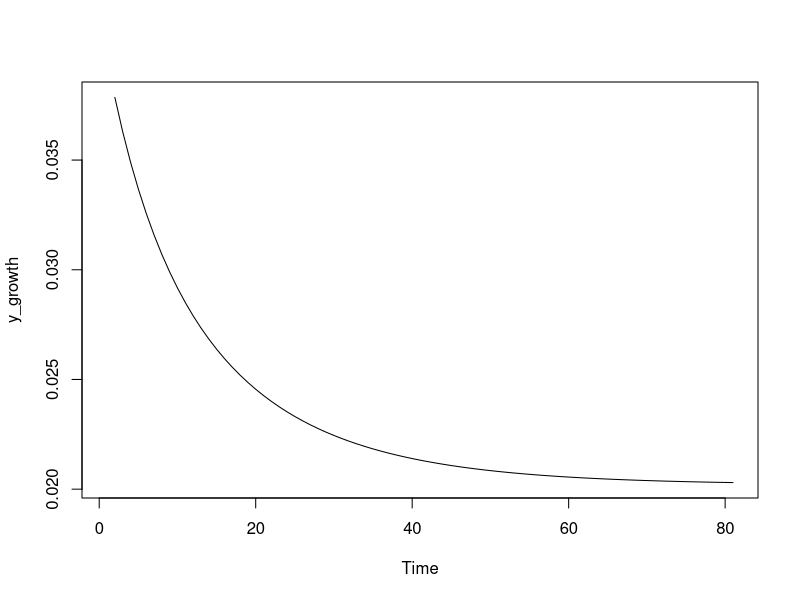
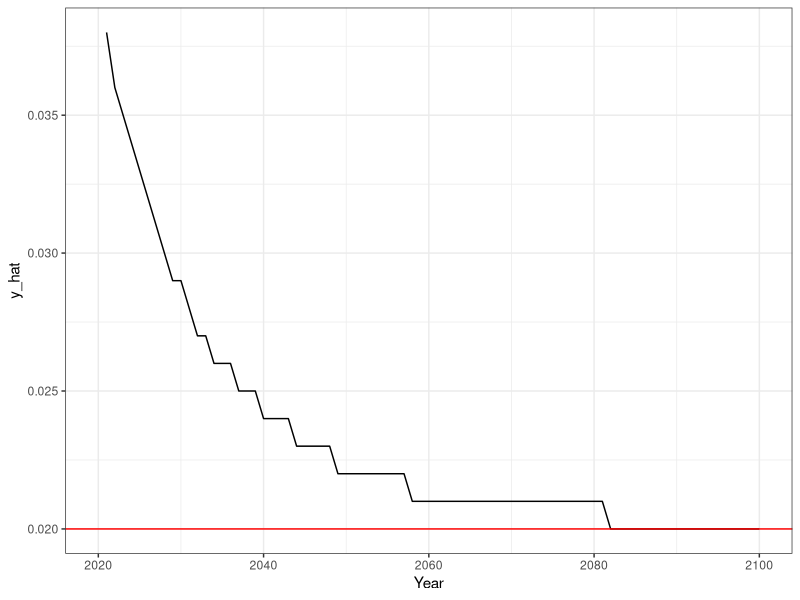

Source code (R) for these figures, in order:
## ---- chunk 1
library(ggplot2); library(tidyverse); library(readxl)
## ---- chunk 2
#Parameter
s<- 0.25
n <- 0.03
alpha <- 0.33
dep_rate <- 0.04
g <- 0.02

## ---- chunk 3
#Initial values
L0 <- 45.00
K0 <- 1075795.25
k0 <- K0/L0
A0 <- 10862.74
Y0 <- K0^(alpha) * (A0*L0)^(1-alpha)
year <- seq(2020, 2100, 1)
period <- 1:81 
## ---- chunk 4
#Population, L
L <- rep(NA, 81)
A <- rep(NA, 81)
L[1]<- L0
A[1]<- A0
for(i in 2:81){
  L[i]<- L[i-1]*exp(n)
  A[i]<- A[i-1]*exp(g)
}

A
## ---- chunk 5
K <- rep(NA, 81)
k <- rep(NA, 81)
Y <- rep(NA, 81)
y<- rep(NA, 81)
y_growth <- rep(NA, 81)
K[1]<- K0
k[1]<- k0
Y[1]<- Y0
y[1]<- (Y0/L0)
y_growth[1 ]<- (y[2]- y[1]) / y[1]

for(i in 2:81){
  K[i]<- (1-dep_rate)*K[i-1] + s*Y[i-1]
  Y[i] <- K[i]^(alpha) * (A[i]*L[i])^(1-alpha)
  k[i] <- (K[i]/L[i])
  y[i] <- (Y[i])/ L[i]
  y_growth[i] <- (y[i] -y[i-1]) / y[i-1] 
}
plot.ts(y_growth)
#Period is fishy
k <- K/L

## ---- chunk 6
sim_1 <- data.frame(Year= year, Period= period, tech= round(A,3), Labor= round(L,3),Kapital= round(K,3), small_k = round(k,39), GDP= round(Y,3),y_hat = round(y_growth,3))
## ---- chunk 7
ggplot()+ 
  geom_line(sim_1, mapping= aes(x= Year,y_hat ))+
 geom_hline(yintercept = 0.020, color= "red")+
  
  theme_bw()
